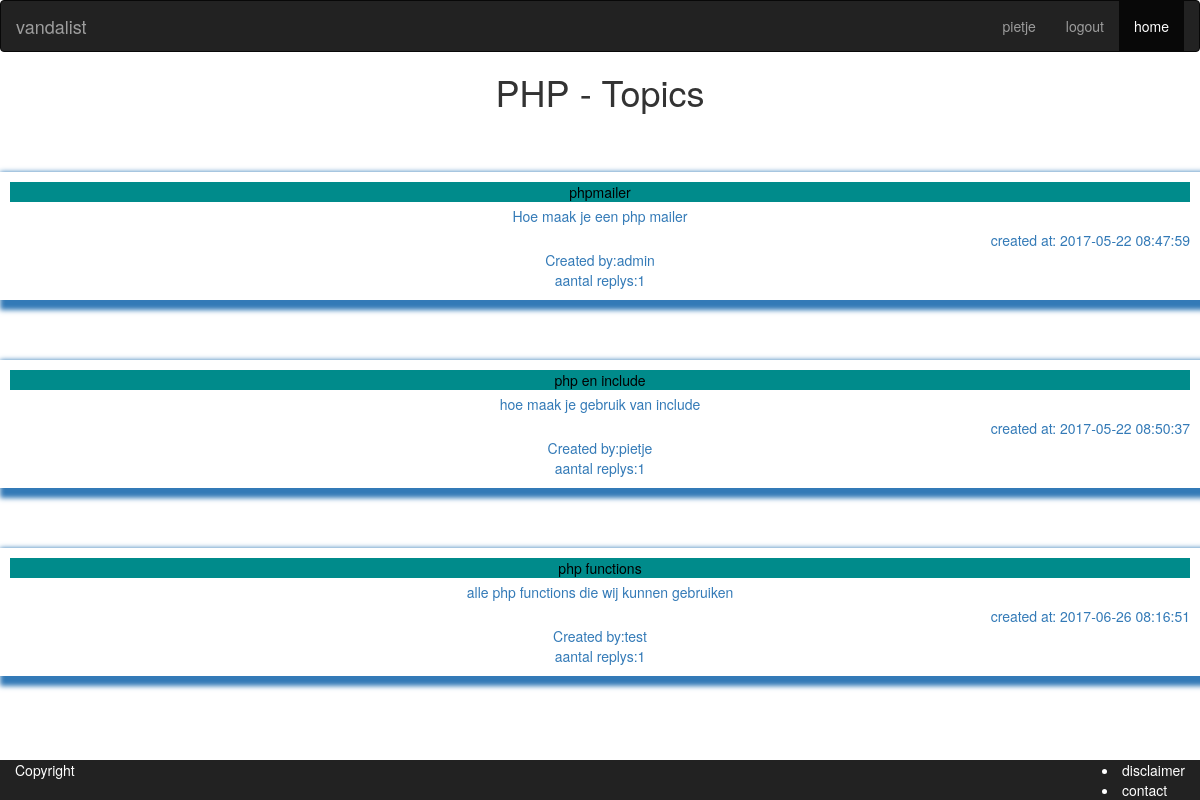
/app/topics/topics.php?id=1&subject=PHP (signed in), run on the app's committed database.
### tables this page shows
CREATE TABLE `topics` (
  `id` int(11) UNSIGNED NOT NULL,
  `subject` varchar(32) NOT NULL,
  `description` text NOT NULL,
  `created_at` timestamp NOT NULL DEFAULT CURRENT_TIMESTAMP,
  `updated_at` timestamp NULL DEFAULT NULL,
  `user_id` int(10) UNSIGNED NOT NULL,
  `theme_id` int(10) UNSIGNED NOT NULL
);

CREATE TABLE `users` (
  `id` int(11) UNSIGNED NOT NULL,
  `username` varchar(32) NOT NULL,
  `password` varchar(255) NOT NULL,
  `email` varchar(255) NOT NULL,
  `created_at` timestamp NOT NULL DEFAULT CURRENT_TIMESTAMP,
  `updated_at` timestamp NULL DEFAULT NULL,
  `role` tinyint(4) NOT NULL DEFAULT '0',
  `first_name` varchar(32) NOT NULL,
  `last_name` varchar(32) NOT NULL,
  `date_of_birth` date NOT NULL
);

### app/database/database.php (called while the page is built, shortened)
<?php
$db = null;
$db_statement = null;
function dbQuery($sql, $params = [])
{
    global $db, $db_statement;
    try {
        $db_statement = $db->prepare($sql);
        $db_statement->execute($params);
    } catch(PDOException $error) {
        return false;
    }
    return true;
}
function dbGetRows()
{
    global $db_statement;
    if ($db_statement)
        return $db_statement->fetchAll();
    return null;
}
function dbCount()
{
    global $db_statement;
    if($db_statement)
        return $db_statement->rowCount();
    return 0;
}

### app/topics/topics.php (the view, shortened to what this page needs)
<?php
include_once('../template/head.php');
include_once('../template/navbar.php');
include('../database/database.php');
$theme_id = $_GET['id'];
$theme_subject = '';
if(!isset($_GET['subject'])) {
    if(dbQuery('SELECT * FROM themes WHERE id = :id', [ ':id' => $theme_id])) {
        $theme = dbGetRow();
        $theme_subject = $theme['subject'];
    } else {
        header('Location: ' . url(''));
        exit(0);
    }
} else {
    $theme_subject = $_GET['subject'];
}
$sql = "SELECT topics.id as id,
               topics.subject as subject,
               topics.description as description,
               topics.created_at as created_at,
               users.username as username
        FROM topics
        INNER JOIN users ON users.id = topics.user_id
        WHERE topics.theme_id = :id";
dbQuery($sql, [ ':id' => $theme_id]);
$topics = dbGetRows();
?>
    <section id="themesubject">
        <span class="topic"><h1><?= $theme_subject ?> - Topics</h1></span>
    </section>
<?php foreach ($topics as $topic):?>
    <a href="comment.php?id=<?=$topic['id']?>&subject=<?=$topic['subject']?>"><section class="thread">
            <section class="subject"><?=$topic['subject']?>
            </section>
            <section class="description"><?=$topic['description'];?></section>
            <section class="created">created at: <?=$topic['created_at'];?></section>
            <section class="user_id">Created by:<?= $topic['username']?> </section>
            aantal replys:<?=dbcount()?>
        </section></a>
<?php endforeach ?>
<?php include_once('../template/foot.php');

### css/index.css (style rules this page uses)
.thread { text-align: center; padding: 10px; box-shadow: 5px 5px 5px 5px; margin-top: 5%; z-index: -1; }
.subject { background-color:darkcyan; color:black; }
.description { text-align: center; padding: 4px; }
.created { text-align: right; }
.topic { text-align: center; }

### data on the page
topics: subject "phpmailer", description "Hoe maak je een php mailer", created_at "2017-05-22 08:47:59", user.username "admin"
topics: subject "php en include", description "hoe maak je gebruik van include", created_at "2017-05-22 08:50:37", user.username "pietje"
topics: subject "php functions", description "alle php functions die wij kunnen gebruiken", created_at "2017-06-26 08:16:51", user.username "test"

### other printed values
$_SESSION['username'] "pietje"
$theme_subject "PHP"
